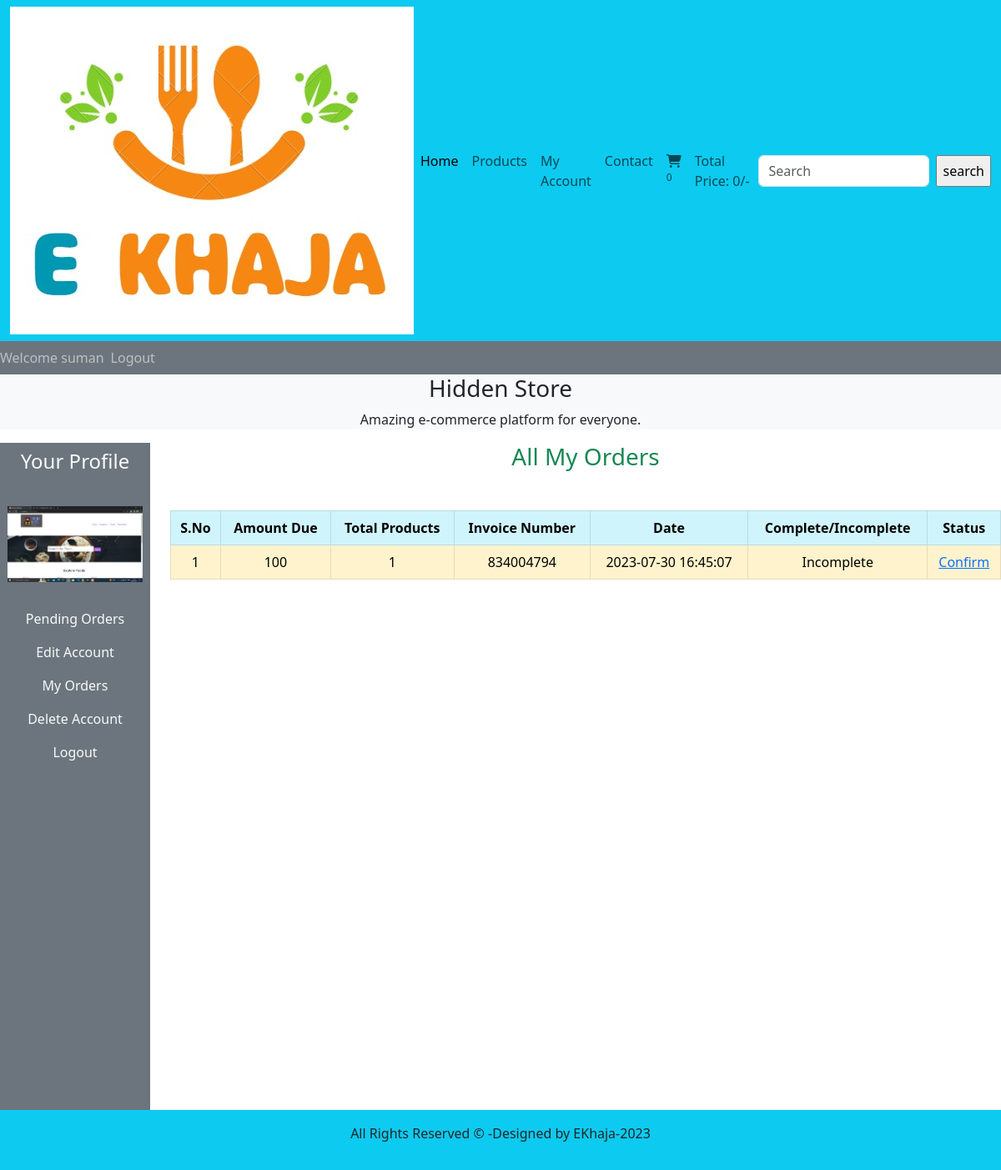
Screenshot of /users_area/profile.php?my_orders (signed in) with the database file from the repository.
### tables this page shows
CREATE TABLE `user_table` (
  `user_id` int(11) NOT NULL,
  `user_name` varchar(50) NOT NULL,
  `user_email` varchar(50) NOT NULL,
  `user_password` varchar(255) NOT NULL,
  `user_image` varchar(255) NOT NULL,
  `user_ip` varchar(60) NOT NULL,
  `user_address` varchar(255) NOT NULL,
  `user_mobile` varchar(20) NOT NULL
);

CREATE TABLE `user_orders` (
  `order_id` int(11) NOT NULL,
  `user_id` int(11) NOT NULL,
  `amount_due` int(255) NOT NULL,
  `invoice_number` int(255) NOT NULL,
  `total_products` int(255) NOT NULL,
  `order_date` timestamp NOT NULL DEFAULT current_timestamp() ON UPDATE current_timestamp(),
  `order_status` varchar(255) NOT NULL
);

### users_area/user_orders.php (the view, shortened to what this page needs)
<!DOCTYPE html>
<html lang="en">
<head>
    <link href="https://cdn.jsdelivr.net/npm/bootstrap@5.3.0/dist/css/bootstrap.min.css" rel="stylesheet"
>
</head>
<body>
    <?php
    $username = $_SESSION['username'];
    $get_user = "select * from `user_table` where user_name='$username';";
    $result = mysqli_query($con, $get_user);
    $row_fetch = mysqli_fetch_assoc($result);
    $user_id = $row_fetch['user_id'];
    ?>
    <h3 class="text-success">All My Orders</h3>
    <table class="table table-bordered mt-5">
        <thead class="table-info text-primary">
            <tr>
                <th>S.No</th>
                <th>Amount Due</th>
                <th>Total Products</th>
                <th>Invoice Number</th>
                <th>Date</th>
                <th>Complete/Incomplete</th>
                <th>Status</th>
            </tr>
        </thead>
        <tbody class="table-warning">
            <?php
            $get_order_details = "select * from `user_orders` where user_id=$user_id;";
            $result_orders = mysqli_query($con, $get_order_details);
            $number = 1;
            while ($row_orders = mysqli_fetch_assoc($result_orders)) {
                $order_id = $row_orders['order_id'];
                $amount_due = $row_orders['amount_due'];
                $total_products = $row_orders['total_products'];
                $invoice_number = $row_orders['invoice_number'];
                $order_status = $row_orders['order_status'];
                if($order_status=='pending'){
                    $order_status='Incomplete';
                }else{
                    $order_status='Complete';
                }
                $order_date = $row_orders['order_date'];
                echo " <tr>
                <td>$number</td>
                <td>$amount_due</td>
                <td>$total_products</td>
                <td>$invoice_number</td>
                <td>$order_date</td>
                <td>$order_status</td>";
                ?>
                <?php
                if($order_status=='Complete'){
                    echo "<td>Paid</td>";
                }else{
                 echo "<td><a href='confirm_payment.php?order_id=$order_id' class='text-primary'>Confirm</a></td>
                 </tr>";
                }
                $number++;
            }
            ?>
        </tbody>
    </table>
</body>
</html>

### users_area/profile.php (shortened to what this page needs)
<?php
include('../functions/common_function.php');
?>
<!DOCTYPE html>
<html lang="en">
<head>
    <link href="https://cdn.jsdelivr.net/npm/bootstrap@5.3.0/dist/css/bootstrap.min.css" rel="stylesheet"
>
    <link rel="stylesheet" href="https://cdnjs.cloudflare.com/ajax/libs/font-awesome/6.4.0/css/all.min.css"
 />
</head>
<body>
    <div class="container-fluid p-0">
        <nav class="navbar navbar-expand-lg bg-info">
            <div class="container-fluid">
                <img src="images/logofood2.jpg" alt="logo" class="logo">
                <div class="collapse navbar-collapse" id="navbarSupportedContent">
                    <ul class="navbar-nav me-auto mb-2 mb-lg-0">
                        <li class="nav-item">
                            <a class="nav-link active" aria-current="page" href="../index.php">Home</a>
                        </li>
                        <li class="nav-item">
                            <a class="nav-link" href="../display_all.php">Products</a>
                        </li>
                        <li class="nav-item">
                            <a class="nav-link" href="profile.php">My Account</a>
                        </li>
                        <li class="nav-item">
                            <a class="nav-link" href="#">Contact</a>
                        </li>
                        <li class="nav-item">
                            <a class="nav-link" href="../cart.php"><i class="fa-solid fa-cart-shopping"></i><sup>
                                </sup></a>
                        </li>
                        <li class="nav-item">
                            <a class="nav-link" href="#">Total Price:
                                <?php total_cart_price(); ?>/-
                            </a>
                        </li>
                    </ul>
                    <form class="d-flex" action="../search_product.php" method="get">
                        <input class="form-control me-2" type="search" placeholder="Search" aria-label="search"
                            name="search_data">
                        <input type="submit" value="search" class="btn-outline-light" name="search_data_product">
                    </form>
                </div>
            </div>
        </nav>
        <nav class="nav navbar-expand-lg navbar-dark bg-secondary">
            <ul class="navbar-nav me-auto">
                <?php
                if (!isset($_SESSION['username'])) {
                    echo "<li class='nav-item'>
            <a class='nav-link mx-2' href='#'>Welcome Guest </a>
          </li>";
                } else {
                    echo "<li class='nav-item'>
            <a class='nav-link' href='#'>Welcome " . $_SESSION['username'] . "</a>
          </li>";
                }
                ?>
                <?php
                if (!isset($_SESSION['username'])) {
                    echo "<li class='nav-item'>
            <a class='nav-link' href='./users_area/user_login.php'> Login</a>
          </li>";
                } else {
                    echo "<li class='nav-item me-auto'>
            <a class='nav-link mx-2' href='../users_area/logout.php'> Logout</a>
          </li>";
                }
                ?>
            </ul>
        </nav>
        <div class="bg-light">
            <h3 class="text-center">Hidden Store</h3>
            <p class="text-center">Amazing e-commerce platform for everyone.</p>
        </div>
        <div class="row">
            <div class="col-md-2">
                <ul class="navbar-nav bg-secondary text-center" style="height:100vh">
                    <li class="nav-item ">
                        <a class="nav-link text-light" href="#">
                            <h4>Your Profile</h4>
                        </a>
                    </li>
                    <?php
                    $username = $_SESSION['username'];
                    $user_image = "select * from `user_table` where user_name='$username';";
                    $user_image = mysqli_query($con, $user_image);
                    $row_image = mysqli_fetch_array($user_image);
                    $user_image = $row_image['user_image'];
                    echo "<li class='nav-item '>
                    <img src='./user_images/$user_image' class='profile_img my-4 ' alt=''>
                </li>";
                    ?>
                    <li class="nav-item ">
                        <a class="nav-link text-light" href="profile.php"> Pending Orders</a>
                    </li>
                    <li class="nav-item ">
                        <a class="nav-link text-light" href="profile.php?edit_account"> Edit Account</a>
                    </li>
                    <li class="nav-item ">
                        <a class="nav-link text-light" href="profile.php?my_orders"> My Orders </a>
                    </li>
                    <li class="nav-item ">
                        <a class="nav-link text-light" href="profile.php?delete_account"> Delete Account </a>
                    </li>
                    <li class="nav-item ">
                        <a class="nav-link text-light" href="logout.php">Logout</a>
                    </li>
                </ul>
            </div>
            <div class="col-md-10 text-center">
                <?php get_user_order_details();
                if (isset($_GET['my_orders'])) {
                    include('user_orders.php');
                }
                ?>
            </div>
        </div>
        <?php include("../includes/footer.php") ?>
    </div>
</body>
</html>

### rows the page displays
user_table: user_image (picture)
user_orders: amount_due "100", total_products "1", invoice_number "834004794", order_date "2023-07-30 16:45:07", order_status "Incomplete"

### other values shown
$count_cart_items "0"
$total_price "0"
$_SESSION['username'] "suman"
